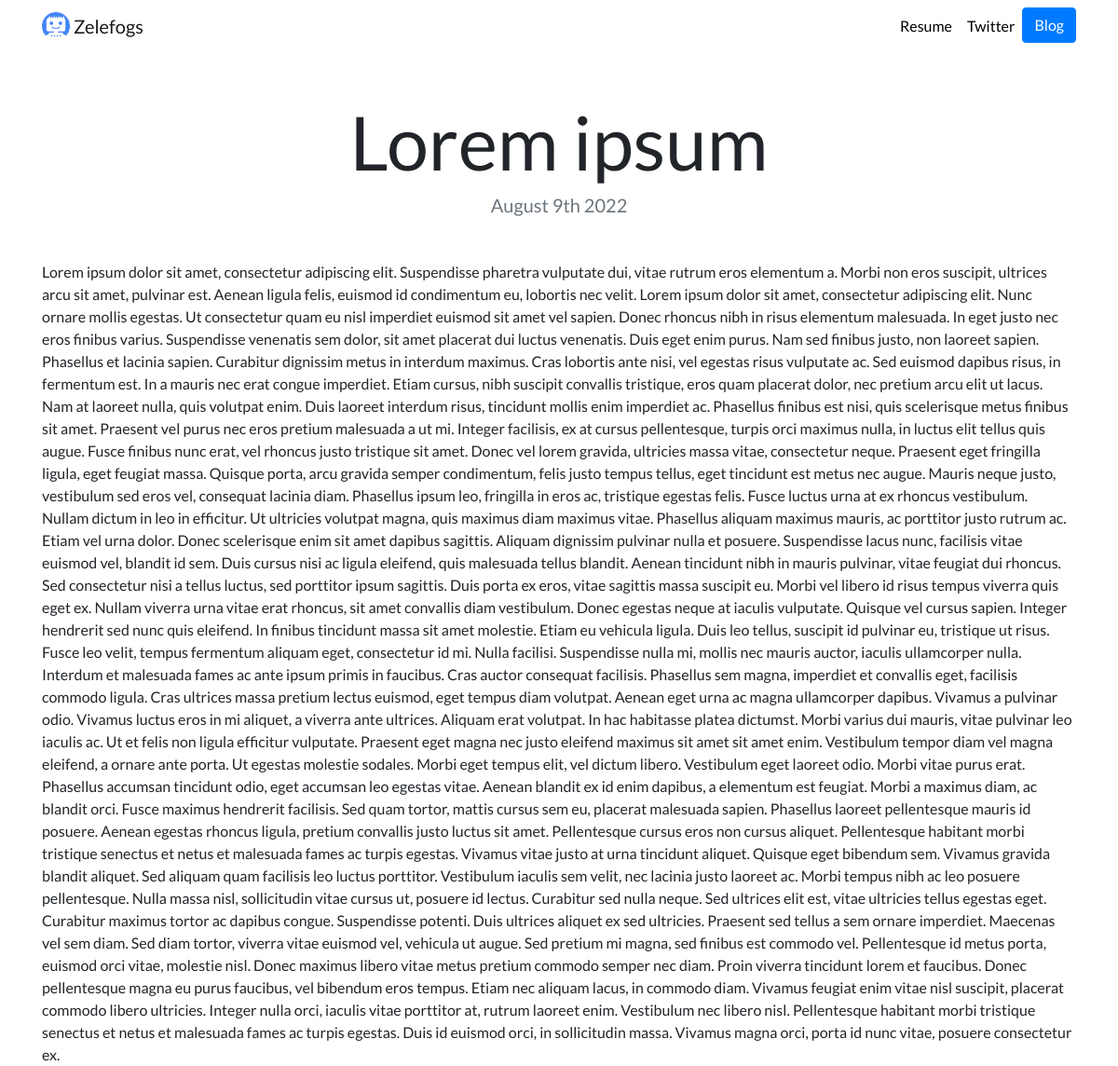
The app's page /blog/5 with its own data.
### blog/models.py (models this page shows, shortened)
class Blog(models.Model):
	title = models.CharField(max_length=200, name='title')
	date = models.DateField()
	description = models.TextField()

### blog/views.py (the view)
# urls.py: path('<int:blog_id>', views.detail, name='detail'),
def detail(request, blog_id):
	blog = get_object_or_404(Blog, pk=blog_id)
	return render(request, 'blog/detail.html', {'blog': blog})

### blog/templates/blog/detail.html
{% extends "portfolio/base.html" %}
{% load static %}
{% block content %}
<h1 class="text-center mt-5" id="blogdetailtitle">{{ blog.title }}</h1>
<h5 class="text-center text-muted mb-5">{{ blog.date|date:'F jS Y' }}</h5>
{{ blog.description|safe }}
{% endblock %}

### portfolio/static/portfolio/custom.css (style rules this page uses)
body { font-family: 'Lato', sans-serif; }
@media (min-width: 992px) { #blogdetailtitle { font-size: 5rem; } }

### records on screen
Blog: title "Lorem ipsum", date "August 9th 2022", description "Lorem ipsum dolor sit amet, consectetur adipiscing elit. Suspendisse pharetra vulputate dui, vitae rutrum eros elementum a. Morbi non eros suscipit, ultrices arcu sit amet, pulvinar est. Aenean ligula felis, euismod id condimentum eu, lobortis nec velit. Lorem ipsum dolor sit amet, consectetur adipiscing elit. Nunc ornare mollis egestas. Ut consectetur quam eu nisl imperdiet euismod sit amet vel sapien. Donec rhoncus nibh in risus elementum malesuada. In eget justo nec eros finibus varius. Suspendisse venenatis sem dolor, sit amet placerat dui luctus venenatis. Duis eget enim purus. Nam sed finibus justo, non laoreet sapien. Phasellus et lacinia sapien. Curabitur dignissim metus in interdum…"
